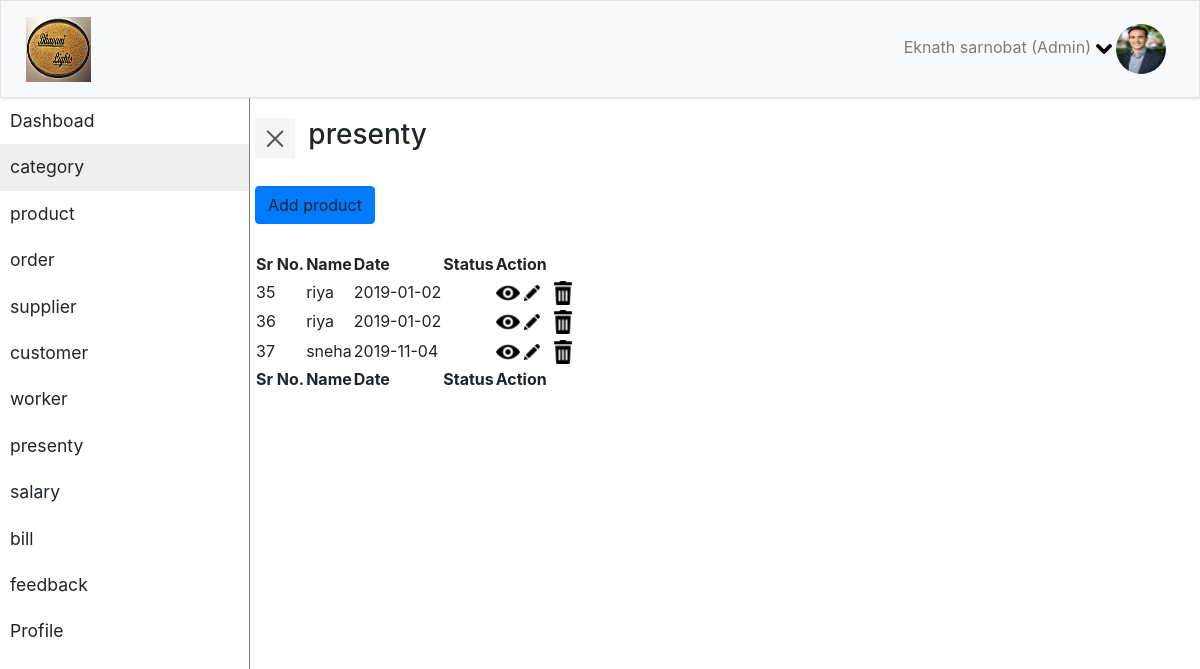
Screenshot of /folder/presenty.php with the database file from the repository.
### tables this page shows
CREATE TABLE `presenty` (
  `id` int(45) NOT NULL,
  `name` varchar(45) NOT NULL,
  `date` varchar(45) NOT NULL,
  `status` varchar(45) NOT NULL,
  `worker_userid` int(45) NOT NULL
);

CREATE TABLE `user` (
  `userid` int(45) NOT NULL,
  `name` varchar(45) NOT NULL,
  `address` varchar(45) NOT NULL,
  `phone_no` varchar(45) NOT NULL,
  `email_id` varchar(45) NOT NULL,
  `user_type` varchar(45) NOT NULL,
  `password` varchar(45) NOT NULL
);

### classes/Presenty.php (called while the page is built, shortened)
<?php
class Presenty
{
public static function selectpresenty(Presenty $presenty)
{
$con=Database::getCon();
$query="SELECT p.`id`, p.`name`, p.`date`, p.`status`, p.`worker_userid`,u.userid,u.name from presenty p,user u where u.userid=p.worker_userid and user_type='worker'";
$result=mysqli_query($con,$query);
if(mysqli_num_rows($result)>0)
{
	return $result;
}
else{
	return false;
}
}
}
?>

### folder/presenty.php (the view, shortened to what this page needs)
<?php
include("classes/Presenty.php");
$presenty=new Presenty();
?>
<!DOCTYPE html>
<html>
<head>
    <link rel="stylesheet" href="css/bootstrap.min.css">
    <link rel="stylesheet" href="css/style.css">
    <link rel="stylesheet" href="css/jquery.dataTables.min.css">
    <link rel="stylesheet" href="css/buttons.dataTables.min.css">
    <link rel="stylesheet" href="css/custom.css">
    <link rel="stylesheet" href="css/jquery.dataTables.min.css">
    <link rel="stylesheet" href="css/buttons.dataTables.min.css">
</head>
<body>
    <section id="header">
        <nav class="navbar navbar-expand-lg navbar-light bg-light border">
                <div class="container-fluid">
                     <img src="images/logo.png" alt="" class="float-left" height="65" width="65">
                    <div class="collapse navbar-collapse" id="navbarSupportedContent">
                            <ul class="nav navbar-nav ml-auto">
                                        <li class="dropdown nav-item">
                                                <a class="nav-link" data-toggle="dropdown">
                                                  <span> Eknath sarnobat (Admin) <img src="icons/chevron-arrow-down.png"></span> <img src="images/profile-image.jpg" height="50" width="50" class="rounded-circle">
                                                </a>
                                            </li>
                            </ul>
                        </div>
                </div>
        </nav>
    </section>
    <section>
            <div class="wrapper">
                <nav id="sidebar" class="">
                    <ul class="list-unstyled">
							<li>
                                <a href="dashbord.php">Dashboad</a>
                            </li>
                            <li class="active">
                                <a href="presenty.html">category</a>
                            </li>
                            <li>
                                <a href="department.html">product</a>
                            </li>
							<li>
                                <a href="order.html">order</a>
                            </li>
							<li>
                                <a href="supplier.html">supplier</a>
                            </li>
							<li>
                                <a href="supplier.html">customer</a>
                            </li>
							<li>
                                <a href="worker.html">worker</a>
                            </li>
							<li>
                                <a href="presenty.html">presenty</a>
                            </li>
							<li>
                                <a href="salary.html">salary</a>
                            </li>
							<li>
                                <a href="bill.html">bill</a>
                            </li>
							<li>
                                <a href="feedback.html">feedback</a>
                            </li>
                            <li>
                                <a href="profile.html">Profile</a>
                            </li>
                    </ul>
            </nav>
            <div id="content">
                <div class="row" style="margin-bottom:20pt">
                        <button type="button" id="sidebarCollapse" class="navbar-btn">
                                <span></span>
                            </button>
                            <h3 style="margin-left:10pt">presenty</h3>
                </div>
                 <div class="row" style="margin-bottom:20pt">
                    <a type="button" class="btn btn-primary" data-toggle='modal' data-target='#myModal' style='display:inline'>Add product</a>
                </div>
               <div class="row">
                                <table id="functionality" class="display mt20">
                                        <thead>
                                            <tr>
                                                <th>Sr No.</th>
                                                <th>Name</th>
                                                <th>Date</th>
                                                <th>Status</th>
                                                <th>Action</th>
                                            </tr>
                                        </thead>
                                        <tbody>
                                            <?php
										if($result=Presenty::selectPresenty($presenty))
										{
											while($record=mysqli_fetch_array($result))
											{
                                            echo"<tr>
										<form method='post'name='form1'>
                                        <input type='hidden' name='uniq' value=".$record['id'].">
                                                <tr>
												<td>".$record['id']."</td>
												<td>".$record['name']."</td>
												<td>".$record['date']."</td>
												<td>".$record['time']."</td>
                                          <td><img src='icons/eye.png'>
                                                    <a href='#Modalupdate' data-toggle='modal' data-target='#Modalupdate' style='display:inline'><img src='icons/pencil-edit-button.png'></a>
                                                    <button type='submit' style='display:inline;border:0px; background:none !important;' name='delete'><img src='icons/rubbish-bin.png'></button>
                                                </td>
												</form>
                                            </tr>";
											}
										}
											?>
                                        </tbody>
                                        <tfoot>
                                            <tr>
                                                <th>Sr No.</th>
                                                <th>Name</th>
                                                <th>Date</th>
                                                <th>Status</th>
                                                <th>Action</th>
                                            </tr>
                                        </tfoot>
                                    </table>
                        </div>
            </div>
        </div>
    </section>
</body>
</html>

### css/style.css (style rules this page uses)
a, a:hover, a:focus { color: inherit; text-decoration: none; transition: all 0.3s; }
.navbar { padding: 15px 10px; background: #fff; border: none; border-radius: 0; box-shadow: 1px 1px 3px rgba(0, 0, 0, 0.1); }
.navbar-btn { box-shadow: none; outline: none !important; border: none; }
.wrapper { display: flex; width: 100%; align-items: stretch; perspective: 1500px; }
#sidebar { min-width: 250px; max-width: 250px; transform-origin: bottom left; border-right: 1px solid gray; }
#sidebar ul li a { padding: 10px; font-size: 1.1em; display: block; }
#sidebar ul li.active > a, a[aria-expanded="true"] { background-color: #1111 }
#content { width: 100%; padding: 20px; min-height: 100vh; transition: all 0.3s; }
#sidebarCollapse { width: 40px; height: 40px; background: #f5f5f5; cursor: pointer; }
#sidebarCollapse span { width: 80%; height: 2px; margin: 0 auto; display: block; background: #555; transition: all 0.8s cubic-bezier(0.810, -0.330, 0.345, 1.375); transition-delay: 0.2s; }
#sidebarCollapse span:last-of-type { transform: rotate(-45deg) translate(1px, -1px); }

### rows the page displays
presenty: id "35", user.name "riya", date "2019-01-02"
presenty: id "36", user.name "riya", date "2019-01-02"
presenty: id "37", user.name "sneha", date "2019-11-04"
